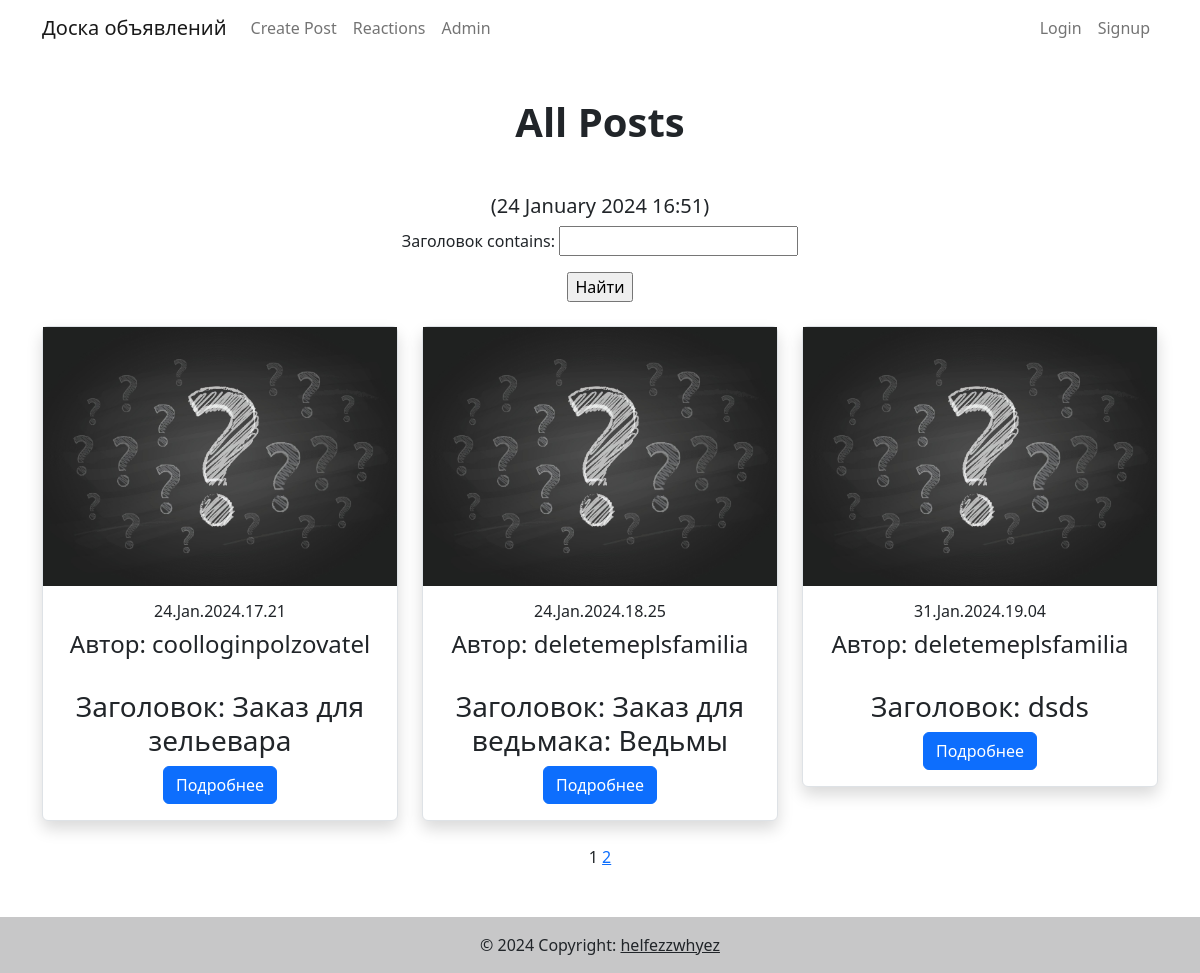
The page / on the database its author committed.
### upload_app/models.py (models this page shows, shortened)
class Post(models.Model):
    author = models.ForeignKey(User, on_delete=models.CASCADE, null=True, verbose_name='Автор поста')
    title = models.CharField(max_length=64, verbose_name='Заголовок')
    text = models.TextField(verbose_name='Описание')
    banner = models.ImageField(blank=True, null=True, upload_to='images/', verbose_name='Картинка')
    time_in = models.DateTimeField(auto_now_add=True)  # атоматически добавляемая дата и время создания
    STATUS_CHOICES = (
        ('done', 'Выполнено'),
        ('no_done', 'Не выполнено'),
    )
    status = models.CharField(max_length=12, choices=STATUS_CHOICES, default='no_done', verbose_name='Статус')
    CATEGORY_CHOICES = (
        ('tanks', 'Танки'),
        ('healing', 'Хилы'),
        ('dd', 'ДД'),
        ('merchants', 'Торговцы'),
        ('guildmasters', 'Гилдмастеры'),
        ('questgivers', 'Квестгиверы'),
        ('blacksmiths', 'Кузнецы'),
        ('tanners', 'Кожевники'),
        ('potionmakers', 'Зельевары'),
        ('spellmasters', 'Местера заклинаний')
    )
    category = models.CharField(max_length=12, choices=CATEGORY_CHOICES, default='tanks', verbose_name='Категория')
    class Meta:
        verbose_name_plural = 'Объявления'
        verbose_name = 'Объявление'

### upload_app/views.py (the view)
# urls.py: path('', PostsList.as_view(), name='posts'),
class PostsList(ListView):
    model = Post
    template_name = 'home.html'
    context_object_name = 'posts'
    paginate_by = 3
    def get_queryset(self):
        queryset = super().get_queryset()
        self.filterset = PostFilter(self.request.GET, queryset)
        return self.filterset.qs
    def get_context_data(self, **kwargs):
        context = super().get_context_data(**kwargs)
        context['time_now'] = datetime.utcnow()
        context['filterset'] = self.filterset
        return context

### upload_app/context_processors.py (called while the page is built)
def auth_status(request):
    if request.user.is_authenticated:
        return {'is_authenticated': True}
    else:
        return {'is_authenticated': False}

### upload_app/templatetags/custom_tags.py (called while the page is built)
@register.simple_tag(takes_context=True)
def url_replace(context, **kwargs):
    d = context['request'].GET.copy()
    for k, v in kwargs.items():
        d[k] = v
    return d.urlencode()

### upload_app/templates/home.html (shortened to what this page needs)
{% extends "base.html" %}
{% load custom_filters %}
{% load custom_tags %}
{% block pageContent %}
<section class="text-center">
    <h1 class="mb-5"><strong>All Posts</strong></h1>
     <h5>({{ time_now|date:'j F Y H:i' }})</h5>
    <form action="" method="get">
       {{ filterset.form.as_p }}
       <input type="submit" value="Найти" />
   </form>
<br>
    <div class="row">
        {% for p in posts %}
        <div class="col-lg-4 col-md-6 mb-4">
            <div class="card shadow border">
                <div class="bg-image hover-overlay ripple" data-mdb-ripple-color="light">
                    <img src="{{ MEDIA_URL}}/media/default/python-django.png" class="img-fluid post-banner bg-gradient bg-dark" />
                </div>
                <div class="card-body">
                    <h6 class="card-title">{{ p.time_in|date:'d.M.Y.H.i' }}</h6>
                    <h4 class="card-title">Автор: {{ p.author }}</h4>
                    <br>
                    <h3 class="card-title">Заголовок: {{ p.title }}</h3>
                    <a href="{% url 'post' p.id %}" class="btn btn-primary">Подробнее</a>
                </div>
            </div>
        </div>
        {% endfor %}
    </div>
   {{ page_obj.number }}
   {% if page_obj.has_next %}
       <a href="?{% url_replace page=page_obj.next_page_number %}">{{ page_obj.next_page_number }}</a>
   {% endif %}
</section>
</div>
{% endblock pageContent %}

### upload_app/templates/base.html (shortened to what this page needs)
<!DOCTYPE html>
{% load static %}
<html lang="en">
<head>
    <link rel="stylesheet" href="{% static 'css/styles.css' %}">
</head>
<body>
    {% block TopNavigation %} {% include "TopNavigation.html" %} {% endblock TopNavigation %}
    <main class="my-5">
        <div class="container" style="padding-top: 50px;">
            {% block pageContent %} {% endblock pageContent %}
    </main>
    <footer class="bg-light text-lg-start">
        <div class="text-center p-3" style="background-color: rgba(0, 0, 0, 0.2);">
            © {% now 'Y' %} Copyright:
            <a class="text-dark" href="#/" target="">helfezzwhyez</a>
        </div>
    </footer>
</body>
</html>

### upload_app/templates/TopNavigation.html (shortened to what this page needs)
{% load static %}
<header>
    <nav class="navbar navbar-expand-lg navbar-light bg-white fixed-top">
        <div class="container">
            <a class="navbar-brand" href="{% url 'posts' %}">Доска объявлений</a>
            <div class="collapse navbar-collapse" id="navbarExample01">
                <ul class="navbar-nav me-auto mb-2 mb-lg-0">
                        <a class="nav-link" href="/posts/create/">Create Post</a>
                    <li class="nav-item">
                        <a class="nav-link" href="/reactions/">Reactions</a>
                    </li>
                    <li class="nav-item">
                        <a class="nav-link" href="/admin/">Admin</a>
                    </li>
                </ul>
                <ul class="navbar-nav d-flex flex-row">
                    {% if not is_authenticated %}
                    <li class="nav-item">
                        <a class="nav-link" href="/accounts/login/">Login</a>
                    </li>
                    <li class="nav-item">
                        <a class="nav-link" href="/accounts/signup/">Signup</a>
                    </li>
                    {% endif %}
                </ul>
            </div>
        </div>
    </nav>
</header>

### rows shown on the page
Post: time_in "24.Jan.2024.17.21", author "coolloginpolzovatel", title "Заказ для зельевара"
Post: time_in "24.Jan.2024.18.25", author "deletemeplsfamilia", title "Заказ для ведьмака: Ведьмы"
Post: time_in "31.Jan.2024.19.04", author "deletemeplsfamilia", title "dsds"

### other values the page prints
{{ time_now|date:'j F Y H:i' }} "24 January 2024 16:51"
{{ page_obj.number }} "1"
{{ page_obj.next_page_number }} "2"
